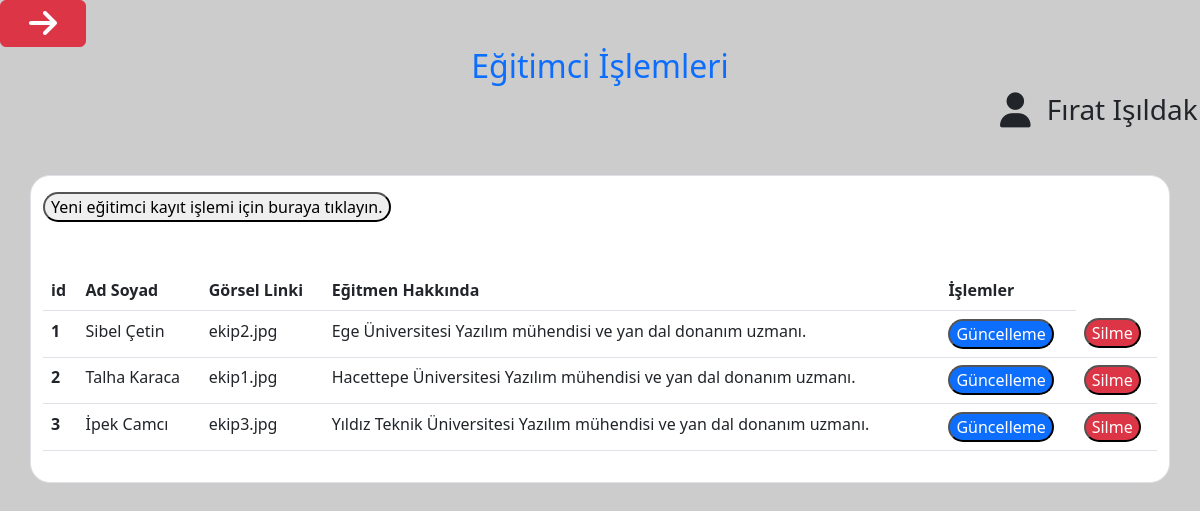
/admin_educator_insert.php (signed in), run on the app's committed database.
### tables this page shows
CREATE TABLE `educator_table` (
  `educatorId` int(11) NOT NULL,
  `nameSurname` varchar(500) NOT NULL,
  `imgLink` varchar(500) NOT NULL,
  `aboutWrite` varchar(1000) NOT NULL,
  `faceLink` varchar(500) NOT NULL,
  `linkedinLink` varchar(500) NOT NULL,
  `githubLink` varchar(500) NOT NULL
);

### admin_educator_insert.php (the view, shortened to what this page needs)
<!DOCTYPE html>
<html lang="en">
<head>
    <link rel="stylesheet" href="packets/bootstrap/bootstrap.css">
    <?php
    include("views/admin_panel/admin_head.php");
    ?>
    <link rel="stylesheet" href="css/education_style.css">
</head>
</head>
<body>
    <h2 class="text-center text-primary">Eğitimci İşlemleri</h2>
    <h3 class="offset-md-10"><i class="fa-solid fa-user fa-lg me-3"></i><?php echo $_SESSION["username"] ?></h3>
    <div class="container rowColor border inputOval mt-5 pb-3">
        <form class="input-group" action="admin_educator_insert.php" method="post" enctype="multipart/form-data">
            <div class="row">
                <div class="col-md-12 mt-3">
                    <button type="button" name="educatorSave" class="inputOval btn-success" data-bs-toggle="modal" data-bs-target="#saveEducatorModal">Yeni eğitimci kayıt işlemi için buraya tıklayın.</button></td>
                </div>
            </div>
        </form>
        <div class="row">
            <div class="col-md-12 mt-5">
                <table class="table table-hover" id="educatorTableView">
                    <thead>
                        <tr>
                            <th scope="col">id</th>
                            <th scope="col">Ad Soyad</th>
                            <th scope="col">Görsel Linki</th>
                            <th scope="col">Eğitmen Hakkında</th>
                            <th scope="col">İşlemler</th>
                        </tr>
                    </thead>
                    <?php
                    include("libs/functions/database_connection.php");
                    $menuItems = array();
                    $result = $db->query("SELECT * FROM educator_table");
                    if ($result->rowCount() > 0) {
                        while ($row = $result->fetch(PDO::FETCH_ASSOC)) {
                            $menuItem = array("id" => $row["educatorId"], "img" => $row["imgLink"], "name" => $row["nameSurname"], "text" => $row["aboutWrite"], "facebook" => $row["faceLink"], "linkedin" => $row["linkedinLink"], "github" => $row["githubLink"]);
                            $menuItems[] = $menuItem;
                        }
                    } else {
                        echo "Veritabanında hiç veri bulunamadı.";
                    }
                    foreach ($menuItems as $item) {
                        echo ' <tbody>';
                        echo ' <tr>';
                        echo '<th scope="row">' . $item['id'] . '</th>';
                        echo '<td>' . $item['name'] . '</td>';
                        echo '<td>' . $item['img'] . '</td>';
                        echo '<td>' . $item['text'] . '</td>';
                        echo '<td><button type="button" name="educatorUpdate" class="bg-primary text-white inputOval" data-bs-toggle="modal" data-bs-target="#updateEducatorModal">Güncelleme</button></td>';
                        echo '<td><button type="button" name="educatorDelete" class="bg-danger text-white inputOval" data-bs-toggle="modal" data-bs-target="#deleteEducatorModal">Silme</button></td>';
                        echo ' <tr>';
                        echo ' <tbody>';
                    }
                    ?>
                </table>
            </div>
        </div>
    </div>
</body>
</html>

### css/education_style.css (style rules this page uses)
.rowColor { background:white; }
.inputOval { border-radius: 20px; }

### admin_educator_insert.php (style rules this page uses)
body { background-color: #CCCCCC; }

### data on the page
educator_table: educatorId "1", nameSurname "Sibel Çetin", imgLink "ekip2.jpg", aboutWrite "Ege Üniversitesi Yazılım mühendisi ve yan dal donanım uzmanı."
educator_table: educatorId "2", nameSurname "Talha Karaca", imgLink "ekip1.jpg", aboutWrite "Hacettepe Üniversitesi Yazılım mühendisi ve yan dal donanım uzmanı."
educator_table: educatorId "3", nameSurname "İpek Camcı", imgLink "ekip3.jpg", aboutWrite "Yıldız Teknik Üniversitesi Yazılım mühendisi ve yan dal donanım uzmanı."

### other printed values
$_SESSION["username"] "Fırat Işıldak"
